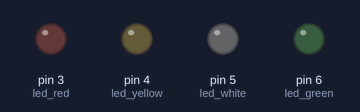
The sketch below on a simulated Arduino Uno, built with avr-gcc and run on an emulated ATmega328P. Shown: output pins drawn as LEDs (lit = HIGH).

Above: at 0.1 s.
At 1.6 s:
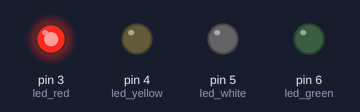
At 5.6 s:
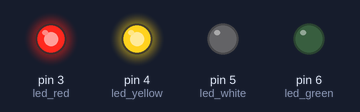
At 7.6 s:
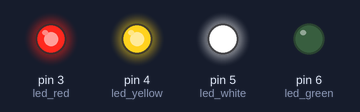
At 9.6 s:
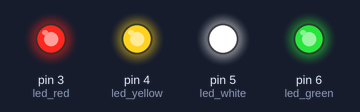
Timing chart, 0 to 11.1 s (numbered marks = the images above):
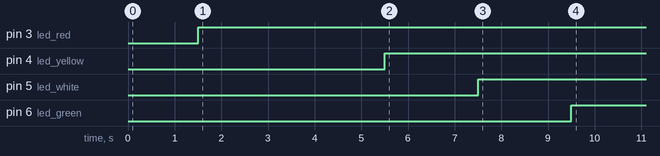

Measured:
- by itself, pin 3 (led_red): LOW → HIGH at 1.5 s
- by itself, pin 4 (led_yellow): LOW → HIGH at 5.5 s
- by itself, pin 5 (led_white): LOW → HIGH at 7.5 s
- by itself, pin 6 (led_green): LOW → HIGH at 9.5 s

The sketch:

temperatureGauge.ino
```cpp
/*
Sıcaklık değerlerine göre artan parlaklık göstegesi
*/
int led_red=3,led_yellow=4,led_white=5,led_green=6;
int temperature=0;

void setup()
{
  pinMode(led_red,OUTPUT);
  pinMode(led_yellow,OUTPUT);
  pinMode(led_white,OUTPUT);
  pinMode(led_green,OUTPUT);
}

void loop() {
    digitalWrite(led_red,LOW);
    digitalWrite(led_yellow,LOW);
    digitalWrite(led_white,LOW);
    digitalWrite(led_green,LOW);
    delay(1500);
while(1){

temperature=temperature+5;
  if(temperature<=20){
    digitalWrite(led_red,HIGH);
    digitalWrite(led_yellow,LOW);
    digitalWrite(led_white,LOW);
    digitalWrite(led_green,LOW);
  }
  else if(temperature>20 && temperature<=30){
    digitalWrite(led_red,HIGH);
    digitalWrite(led_yellow,HIGH);
    digitalWrite(led_white,LOW);
    digitalWrite(led_green,LOW);
  }
  else if(temperature>30 && temperature<=40) {
    digitalWrite(led_red,HIGH);
    digitalWrite(led_yellow,HIGH);
    digitalWrite(led_white,HIGH);
    digitalWrite(led_green,LOW);
  }
  else{
    digitalWrite(led_red,HIGH);
    digitalWrite(led_yellow,HIGH);
    digitalWrite(led_white,HIGH);
    digitalWrite(led_green,HIGH);
  }
  delay(1000);
}
}
```
